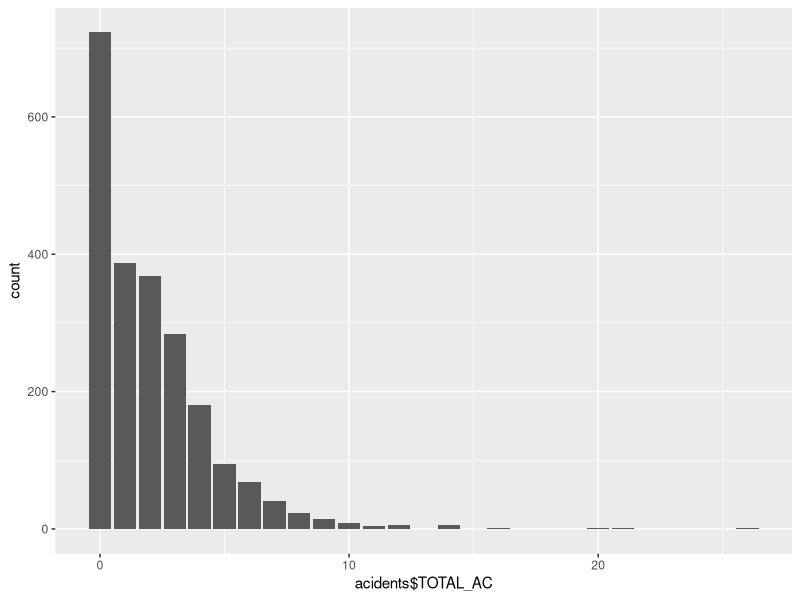
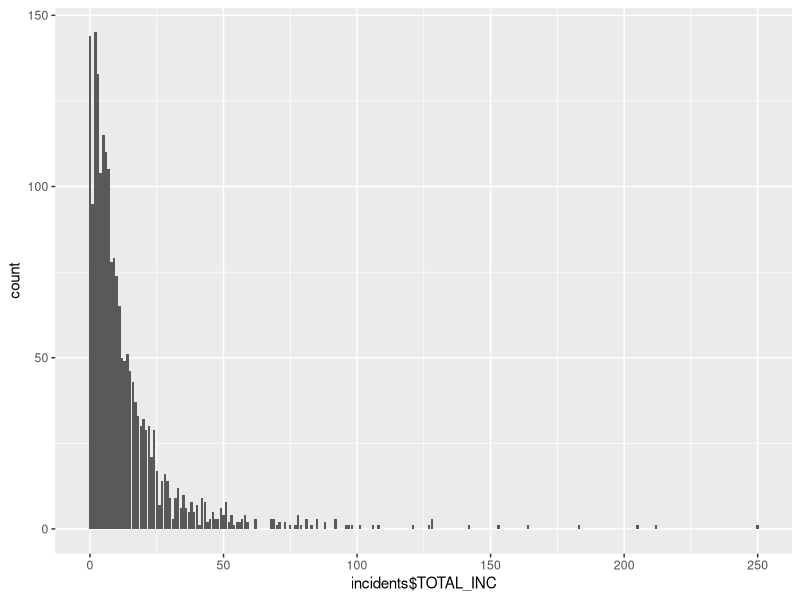
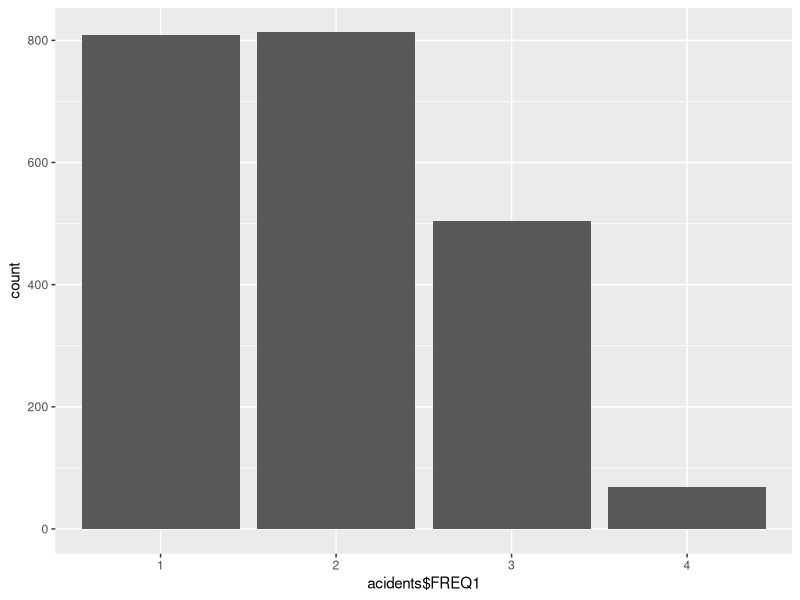
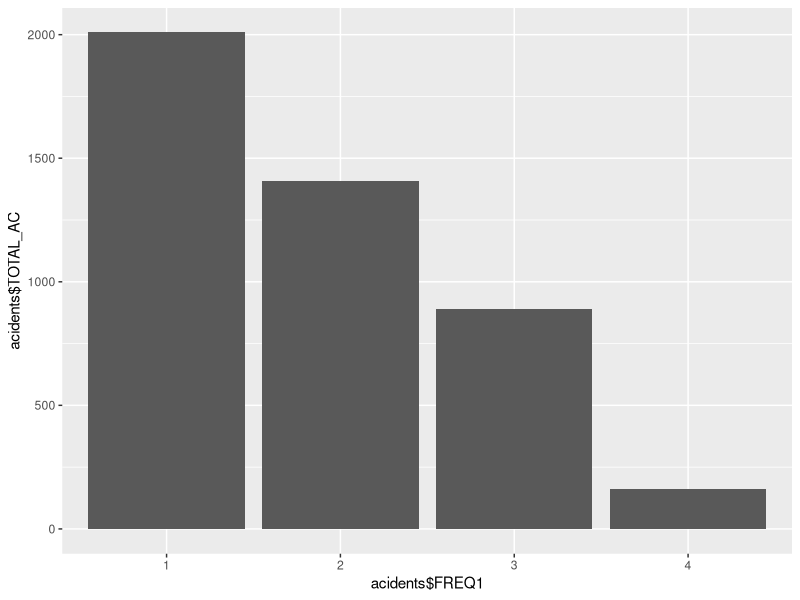
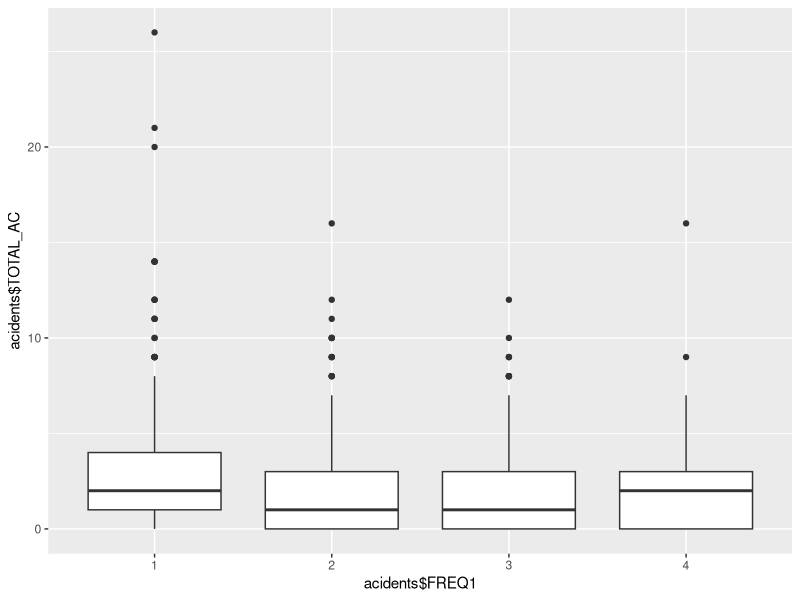
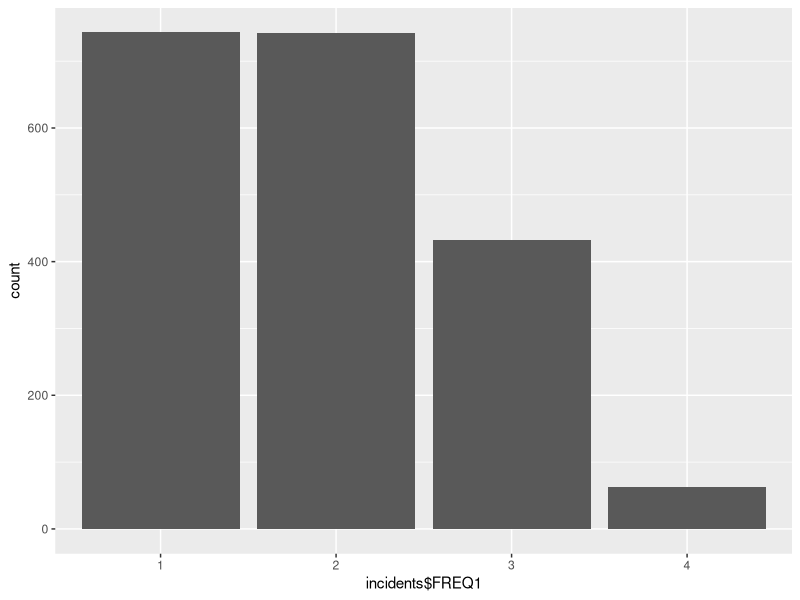
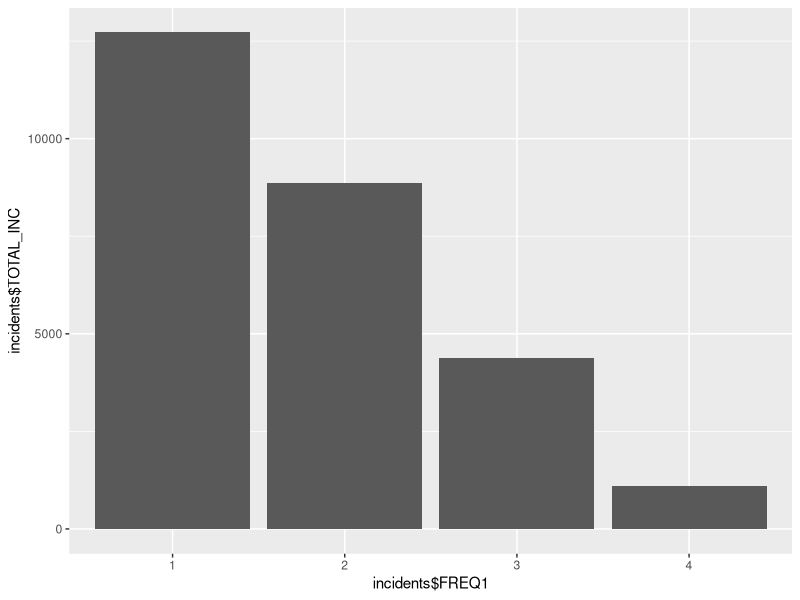
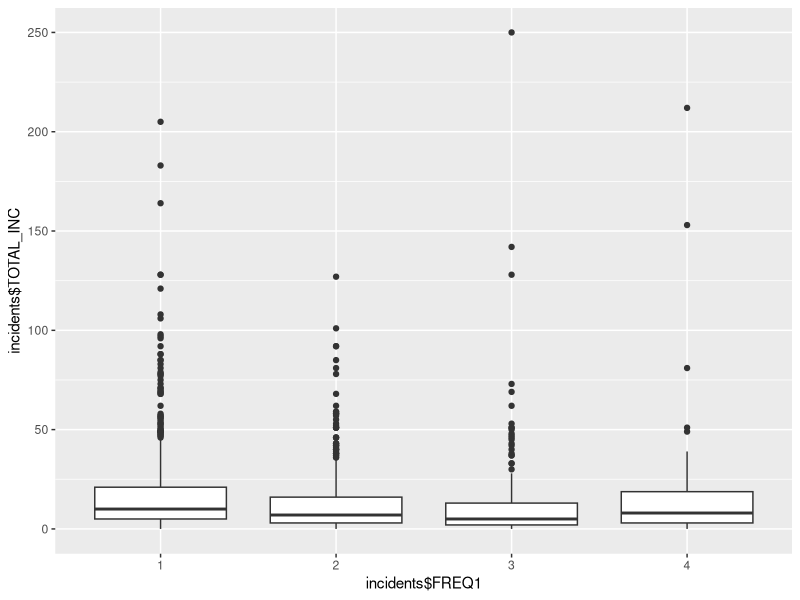

Here is the R script that generated these plots, in order:
library(tidyverse)

joined <- read.csv("prepared_data.csv", header = TRUE)
acidents  <- read.csv("BDD_ACCIDENTO_SUM_ACC.csv", header = TRUE)
incidents <- read.csv("BDD_INCIDENTO_SUM_INC.csv", header = TRUE)

#Transforming the missing values of the column TOTAL_AC, 
#corresponding to the people who did not have accidents, into 0
joined$TOTAL_AC[is.na(joined$TOTAL_AC)] <- 0
acidents$TOTAL_AC[is.na(acidents$TOTAL_AC)] <- 0


ggplot(acidents, mapping = aes(x=acidents$TOTAL_AC)) + geom_bar() #nb of people x nb of accidents 
  #Most people have never had an accident. Most of those who did had only 1 or 2 accidents.

ggplot(incidents, mapping = aes(x=incidents$TOTAL_INC)) + geom_bar() #nb of people x nb of incidents 

mean(acidents$TOTAL_AC) #2.051085
mean(incidents$TOTAL_INC) #13.70571


median(acidents$TOTAL_AC) #1
median(incidents$TOTAL_INC) #8

cor(joined$TOTAL_AC, joined$TOTAL_INC) # 0.04419411
  # The two variavles are not very correlated! This means that the number of incidents a person
  # has cannot predict the number of acidents they have!

# _________________ ANOVA FREQUENCY __________________________________________________________

#There is a problem with the structure of the file: some data is missplaced! We'll filter those instances out
acidents <- filter(acidents, acidents$FREQ1 < 5)

#Now we will tell R that the data is, in fact, categorical, and not an int
acidents$FREQ1 <- as.factor(acidents$FREQ1)
str(acidents$FREQ1)

# First we start by seeing how often the people use their motorcycles
ggplot(acidents, mapping = aes(x=acidents$FREQ1)) + geom_bar()
  # "We can see that the number of people that use it everyday is roughly the same as the number of people that use it 
  #   a couple of times a week"

#The total nulber of accidents by 
ggplot(acidents, mapping = aes(x=acidents$FREQ1, y=acidents$TOTAL_AC)) + geom_bar(stat="identity")
  # "When we look at the sum of all accidents, on the other hand, we can see that people that daily users are responsable 
  # for more accidents then those who use it sa couple of times a week"

#Boxplot of the frequency of utilisation x nb accidents
ggplot(acidents, mapping = aes(x=acidents$FREQ1, y=acidents$TOTAL_AC)) + geom_boxplot()
  # "By looking at the boxplot we observe that, all categories have about the same mean amount of accidents,
  # but the daily users category has some outliers that drag their average and total numbers up"

res.anova.f1.ac <- aov(TOTAL_AC ~ FREQ1, data = acidents)
summary(res.anova.f1.ac)
  # "By doind the ANOVA we find a p-value of 0.000974, which shows that there is a statistically significant
  #  relationship between the frequency of use and the number of accidents" But how much is it due to the outliers?

# For the incidents, we prepare the data as above
incidents <- filter(incidents, incidents$FREQ1 < 5)
incidents$FREQ1 <- as.factor(incidents$FREQ1)
str(acidents$FREQ1)

ggplot(incidents, mapping = aes(x=incidents$FREQ1)) + geom_bar()
ggplot(incidents, mapping = aes(x=incidents$FREQ1, y=incidents$TOTAL_INC)) + geom_bar(stat="identity")
ggplot(incidents, mapping = aes(x=incidents$FREQ1, y=incidents$TOTAL_INC)) + geom_boxplot()
  #We can see the same trends in the incident side

res.anova.f1.inc <- aov(TOTAL_INC ~ FREQ1, data = incidents)
summary(res.anova.f1.inc)
  #And the anova confirms, with a p-value of 1.34e-10, that the frequency of use also shares a relationship 
  #with the number of incidents

# _________________ ANOVA USAGE __________________________________________________________

# Same import error, same fix
incidents <- filter(incidents, incidents$USAGE1 < 4)
incidents$USAGE1 <- as.factor(incidents$USAGE1)
str(incidents$USAGE1)

ggplot(incidents, mapping = aes(x=incidents$USAGE1)) + geom_bar()
  #The number of people that use their motorcycles for leisure is slightly larger than 
  #those that use it to go to work while few people use it TO work

ggplot(incidents, mapping = aes(x=incidents$USAGE1, y=incidents$TOTAL_INC)) + geom_bar(stat="identity")
  #There are more accidents by those that go to work on their bikes than use it for leisure, 
  #in opposition to the previous finding

ggplot(incidents, mapping = aes(x=incidents$USAGE1, y=incidents$TOTAL_INC)) + geom_boxplot()
  #This graph indicates a higher average of incidnts for those who use their motorcycles professionaly.

res.anova.u1.inc <- aov(TOTAL_INC ~ USAGE1, data = incidents)
summary(res.anova.u1.inc)

acidents <- filter(acidents, acidents$USAGE1 < 4)
acidents$USAGE1 <- as.factor(acidents$USAGE1)
str(acidents$USAGE1)

ggplot(acidents, mapping = aes(x=acidents$USAGE1, y=acidents$TOTAL_AC)) + geom_bar(stat="identity")
  #Again we see those who use it to get to work with a higher number of accidents
ggplot(acidents, mapping = aes(x=acidents$USAGE1, y=acidents$TOTAL_AC)) + geom_boxplot()
  #But on average they have the same number...

res.anova.u1.ac <- aov(TOTAL_AC ~ USAGE1, data = acidents)
summary(res.anova.u1.ac)
  #The usage is also an important factor for accidents, with a p-value of 1.35e-05 ***


# _________________ NBKM1 Correlation __________________________________________________________

ggplot(incidents, mapping = aes(x=incidents$NBKM1, y=incidents$TOTAL_INC)) + geom_point()

ggplot(acidents, mapping = aes(x=acidents$NBKM1, y=acidents$TOTAL_AC)) + geom_point()

cor(incidents$NBKM1,incidents$TOTAL_INC) #0.08422457
cor(acidents$NBKM1,acidents$TOTAL_AC) #0.1371557
  #Both have weak positive correlations. 


# __________________ CYLINDRE1 Correlation ______________________________________________________

#R imported the variable as a factor - change it to numeric
incidents$CYLINDREE1 <-as.numeric(as.character(incidents$CYLINDREE1))
str(incidents$CYLINDREE1)
incidents$CYLINDREE1[is.na(incidents$CYLINDREE1)] <- 0

acidents$CYLINDREE1 <-as.numeric(as.character(acidents$CYLINDREE1))
str(acidents$CYLINDREE1)
incidents$CYLINDREE1[is.na(incidents$CYLINDREE1)] <- 0

#Nb of incidents x CC of the motorcycle
ggplot(incidents, mapping = aes(x=incidents$CYLINDREE1, y=incidents$TOTAL_INC)) + geom_point()

#Nb of accidents x CC of the motorcycle
ggplot(acidents, mapping = aes(x=acidents$CYLINDREE1, y=acidents$TOTAL_AC)) + geom_point()


cor(incidents$CYLINDREE1,incidents$TOTAL_INC) # -0.06999536
  #Very weak negative correlation!

cor(acidents$CYLINDREE1,acidents$TOTAL_AC) #0.08871506
  #Very weak positive correlation

# __________________ SEMAINE ____________________________________________________________

# Same import error, same fix
incidents$SEMAINE <- as.factor(incidents$SEMAINE)
str(incidents$SEMAINE)

respAprofInc <- filter(incidents, is.na(incidents$SEMAINE) == FALSE)
str(respAprofInc)

#Number of incidents by week/ weekend / holiday. Here each entry corresponds to a single incident
ggplot(respAprofInc, mapping = aes(x=respAprofInc$SEMAINE)) + geom_bar()
  #Most incidents happen on a weekday


acidents$SEMAINE <- as.factor(acidents$SEMAINE)
str(incidents$SEMAINE)

respAprofAc <- filter(acidents, is.na(acidents$SEMAINE) == FALSE)
#Number of acidents by week/ weekend / holiday. Here each entry corresponds to a single incident
ggplot(respAprofAc, mapping = aes(x=respAprofAc$SEMAINE)) + geom_bar()
  #Most incidents happen on a weekday => Very statistically likely i guess

#I does not make sense to do an ANOVA with these factors since they are specific to one event that  
#a person chose to tell us, it is not necessarily related to how many accidents that person had.

# __________________ MOMENT_JOURNE ____________________________________________________________ COOL!!!

respAprofInc$MOMENT_JOURNEE<- as.factor(respAprofInc$MOMENT_JOURNEE)
str(respAprofInc$MOMENT_JOURNEE)

#Number of incidents by time of the day. Here each entry corresponds to a single incident
ggplot(respAprofInc, mapping = aes(x=respAprofInc$MOMENT_JOURNEE)) + geom_bar()
  #Most incidents happen during the day

respAprofAc$MOMENTJOURNEE<- as.factor(respAprofAc$MOMENTJOURNEE)

#Number of acidents by time of the day. Here each entry corresponds to a single incident
ggplot(respAprofAc, mapping = aes(x=respAprofAc$SEMAINE)) + geom_bar()
  #More accidents by night than incidents. Events that happen at night are more likely to become accidents!!!!!

# __________________ TEMPS ____________________________________________________________

respAprofInc$TEMPS <- as.factor(respAprofInc$TEMPS)
str(respAprofInc$TEMPS)

#Number of incidents by the weather condition. Here each entry corresponds to a single incident
ggplot(respAprofInc, mapping = aes(x=respAprofInc$TEMPS)) + geom_bar()
  #Most incidents happen during dry weather

respAprofAc$TEMPS<- as.factor(respAprofAc$TEMPS)
str(respAprofAc$TEMPS)

#Number of acidents by the weather condition. Here each entry corresponds to a single incident
ggplot(respAprofAc, mapping = aes(x=respAprofAc$TEMPS)) + geom_bar()
  #More accidents with wet/ weather. Events that happen during these conditions are more likely to become accidents?

# __________________ TRAFIC ____________________________________________________________

respAprofInc$TRAFIC <- as.factor(respAprofInc$TRAFIC)
str(respAprofInc$TRAFIC)

#Number of incidents by the weather condition. Here each entry corresponds to a single incident
ggplot(respAprofInc, mapping = aes(x=respAprofInc$TEMPS)) + geom_bar()
#Most incidents happen during dry weather

respAprofAc$TEMPS<- as.factor(respAprofAc$TEMPS)
str(respAprofAc$TEMPS)

#Number of acidents by the weather condition. Here each entry corresponds to a single incident
ggplot(respAprofAc, mapping = aes(x=respAprofAc$TEMPS)) + geom_bar()
